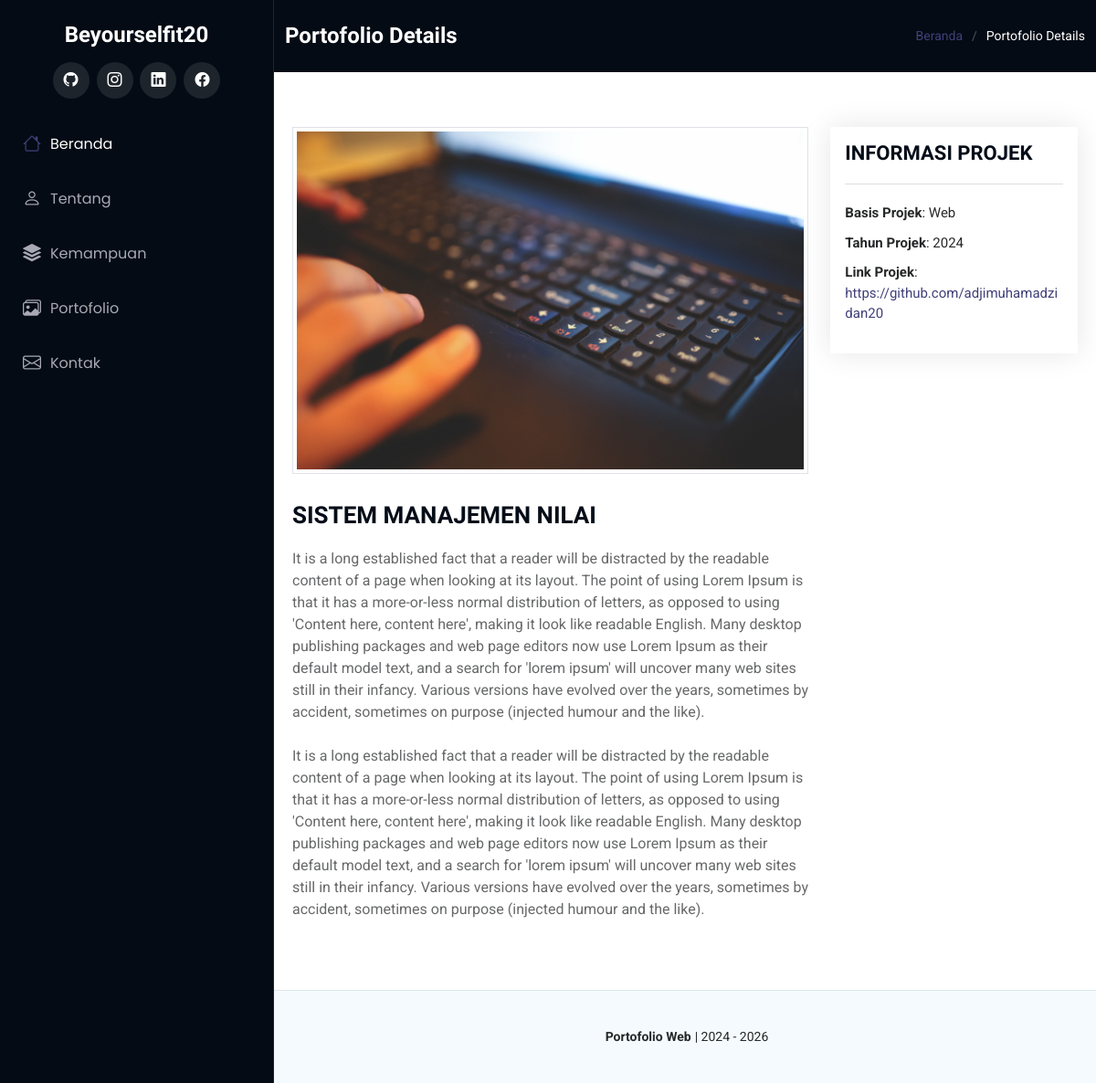
/details.php?id_porto=11, run on the app's committed database.
### tables this page shows
CREATE TABLE `dt_profil` (
  `id` int(11) NOT NULL,
  `nama_lengkap` varchar(100) NOT NULL,
  `no_telp` varchar(18) NOT NULL,
  `email` varchar(30) NOT NULL,
  `alamat` varchar(100) NOT NULL,
  `foto` varchar(255) NOT NULL,
  `id_admin` int(11) NOT NULL,
  `created_at` timestamp NOT NULL DEFAULT current_timestamp() ON UPDATE current_timestamp()
);

CREATE TABLE `dt_sosialmedia` (
  `id` int(11) NOT NULL,
  `sosial_media` varchar(100) NOT NULL,
  `link` varchar(100) NOT NULL,
  `id_admin` int(11) NOT NULL,
  `created_at` timestamp NOT NULL DEFAULT current_timestamp() ON UPDATE current_timestamp()
);

CREATE TABLE `dt_portofolio` (
  `id` int(11) NOT NULL,
  `judul_portofolio` varchar(100) NOT NULL,
  `thumbnail` varchar(255) NOT NULL,
  `id_basis` int(11) NOT NULL,
  `tahun_pembuatan` year(4) NOT NULL,
  `deskripsi` longtext NOT NULL,
  `link_porto` varchar(80) NOT NULL,
  `id_admin` int(11) NOT NULL,
  `created_at` timestamp NOT NULL DEFAULT current_timestamp() ON UPDATE current_timestamp()
);

CREATE TABLE `dt_basisprojek` (
  `id` int(11) NOT NULL,
  `nama_basis` varchar(30) NOT NULL,
  `id_admin` int(11) NOT NULL,
  `created_at` timestamp NOT NULL DEFAULT current_timestamp() ON UPDATE current_timestamp()
);

### details.php (the view, shortened to what this page needs)
<?php
  require 'dashboard/config/koneksi_db.php';
  if (isset($_GET['id_porto'])) {
    $idPorto = $_GET['id_porto'];
    $sqlPorto = "SELECT dt_portofolio.id, dt_portofolio.judul_portofolio, dt_portofolio.thumbnail,
    dt_portofolio.id_basis, dt_basisprojek.nama_basis, dt_portofolio.tahun_pembuatan,
    dt_portofolio.deskripsi, dt_portofolio.link_porto, dt_portofolio.id_admin, dt_portofolio.created_at
    FROM dt_portofolio INNER JOIN dt_basisprojek ON dt_portofolio.id_basis = dt_basisprojek.id
    WHERE dt_portofolio.id = '$idPorto'";
    $queryPorto = mysqli_query($koneksi, $sqlPorto);
    $dataPorto = mysqli_num_rows($queryPorto);
  }
?>
<!DOCTYPE html>
<html lang="en">
<head>
  <link href="landing_page/assets/vendor/bootstrap/css/bootstrap.min.css" rel="stylesheet">
  <link href="landing_page/assets/vendor/bootstrap-icons/bootstrap-icons.css" rel="stylesheet">
  <link href="landing_page/assets/vendor/aos/aos.css" rel="stylesheet">
  <link href="landing_page/assets/vendor/glightbox/css/glightbox.min.css" rel="stylesheet">
  <link href="landing_page/assets/vendor/swiper/swiper-bundle.min.css" rel="stylesheet">
  <link href="landing_page/assets/css/main.css" rel="stylesheet">
</head>
<body class="portfolio-details-page">
  <header id="header" class="header dark-background d-flex flex-column">
    <a href="index.php" class="logo d-flex align-items-center justify-content-center mt-4">
      <?php
        $sqlProfil = "SELECT nama_lengkap FROM dt_profil";
        $queryProfil = mysqli_query($koneksi, $sqlProfil);
        $profilName = mysqli_num_rows($queryProfil);
        if ($profilName == 0) {
      ?>
        <h1 class="sitename">Anonymus</h1>
      <?php
        } else {
          while ($dtProfil = mysqli_fetch_assoc($queryProfil)) :
      ?>
        <h1 class="sitename"><?= $dtProfil['nama_lengkap']; ?></h1>
      <?php
          endwhile;
        }
      ?>
    </a>
    <div class="social-links text-center">
      <?php
        $sqlsosmed = "SELECT * FROM dt_sosialmedia";
        $sosmed = mysqli_query($koneksi, $sqlsosmed);
        $datasosmed = mysqli_num_rows($sosmed);
        if ($datasosmed == 0) {
      ?>
        <span>Sosial media belum tersedia..</span>
      <?php
        } else {
          while ($data = mysqli_fetch_assoc($sosmed)) :
      ?>
        <a href="<?= $data['link']; ?>" class="<?= $data['sosial_media']; ?>" target="_blank">
          <i class="bi bi-<?= $data['sosial_media']; ?>"></i>
        </a>
      <?php
          endwhile;
        }
      ?>
    </div>
    <nav id="navmenu" class="navmenu">
      <ul>
        <li><a href="index.php?#hero" class="active"><i class="bi bi-house navicon"></i>Beranda</a></li>
        <li><a href="index.php?#about"><i class="bi bi-person navicon"></i> Tentang</a></li>
        <li><a href="index.php?#skills"><i class="bi bi-stack navicon"></i> Kemampuan</a></li>
        <li><a href="index.php?#portfolio"><i class="bi bi-images navicon"></i> Portofolio</a></li>
        <li><a href="index.php?#contact"><i class="bi bi-envelope navicon"></i> Kontak</a></li>
      </ul>
    </nav>
  </header>
  <main class="main">
    <div class="page-title dark-background">
      <div class="container d-lg-flex justify-content-between align-items-center">
        <h1 class="mb-2 mb-lg-0">Portofolio Details</h1>
        <nav class="breadcrumbs">
          <ol>
            <li><a href="index.php">Beranda</a></li>
            <li class="current">Portofolio Details</li>
          </ol>
        </nav>
      </div>
    </div>
    <section id="portfolio-details" class="portfolio-details section px-lg-2">
      <?php
        if (isset($dataPorto) == 0) {
      ?>
        <div class="container" data-aos="fade-up" data-aos-delay="100">
          <div class="row gy-4">
            <div class="col-lg-8">
              <div class="portfolio-details-slider swiper init-swiper">
                <script type="application/json" class="swiper-config">
                  {
                    "loop": true,
                    "speed": 600,
                    "autoplay": {
                      "delay": 5000
                    },
                    "slidesPerView": "auto",
                    "pagination": {
                      "el": ".swiper-pagination",
                      "type": "bullets",
                      "clickable": true
                    }
                  }
                </script>
                <div class="swiper-wrapper align-items-center">
                  <div class="swiper-slide">
                    <img src="dashboard/thumb_pict/thumb_porto.png" alt="thumbnail-porto" class="img-thumbnail rounded-0">
                  </div>
                </div>
              </div>
            </div>
            <div class="col-lg-4">
              <div class="portfolio-info p-3" data-aos="fade-up" data-aos-delay="200">
                <h3 class="text-uppercase">Informasi Projek</h3>
                <ul>
                  <li><strong>Basis Projek</strong>: Belum tersedia</li>
                  <li><strong>Tahun Projek</strong>: Belum tersedia</li>
                  <li><strong>Link Projek</strong>: Belum tersedia</li>
                </ul>
              </div>
            </div>
          </div>
          <div class="row">
            <div class="col-lg-8">
              <div class="portfolio-description" data-aos="fade-up" data-aos-delay="300">
                <h2>Judul Portofolio</h2>
                <p>
                  It is a long established fact that a reader will be distracted by the readable content of a page when looking at its layout. The point of using Lorem Ipsum is that it has a more-or-less normal distribution of letters, as opposed to using 'Content here, content here', making it look like readable English. Many desktop publishing packages and web page editors now use Lorem Ipsum as their default model text, and a search for 'lorem ipsum' will uncover many web sites still in their infancy. Various versions have evolved over the years, sometimes by accident, sometimes on purpose (injected humour and the like).
                </p>
              </div>
            </div>
          </div>
        </div>
      <?php
        } else {
          if (isset($queryPorto)) :
            while ($dtPorto = mysqli_fetch_assoc($queryPorto)) :
      ?>
        <div class="container" data-aos="fade-up" data-aos-delay="100">
          <div class="row gy-4">
            <div class="col-lg-8">
              <div class="portfolio-details-slider swiper init-swiper">
                <div class="swiper-wrapper align-items-center">
                  <div class="swiper-slide">
                    <img src="dashboard/file_thumbnail/<?= $dtPorto['thumbnail']; ?>" alt="thumbnail-porto" class="img-thumbnail rounded-0">
                  </div>
                </div>
              </div>
            </div>
            <div class="col-lg-4">
              <div class="portfolio-info p-3" data-aos="fade-up" data-aos-delay="200">
                <h3 class="text-uppercase">Informasi Projek</h3>
                <ul>
                  <li><strong>Basis Projek</strong>: <?= $dtPorto['nama_basis']; ?></li>
                  <li><strong>Tahun Projek</strong>: <?= $dtPorto['tahun_pembuatan']; ?></li>
                  <li><strong>Link Projek</strong>:
                    <a href="<?= $dtPorto['link_porto']; ?>" class="link-porto"><?= $dtPorto['link_porto']; ?></a>
                  </li>
                </ul>
              </div>
            </div>
          </div>
          <div class="row">
            <div class="col-lg-8">
              <div class="portfolio-description" data-aos="fade-up" data-aos-delay="300">
                <h2 class="text-uppercase"><?= $dtPorto['judul_portofolio']; ?></h2>
                <?= $dtPorto['deskripsi']; ?>
              </div>
            </div>
          </div>
        </div>
      <?php
            endwhile;
          endif;
        }
      ?>
    </section>
  </main>
  <footer id="footer" class="footer position-relative light-background">
    <div class="container">
      <div class="copyright text-center">
        <strong class="px-1 sitename">Portofolio Web</strong>| 2024 - <?= date('Y'); ?>
      </div>
    </div>
  </footer>
</body>
</html>

### landing_page/assets/css/main.css (style rules this page uses)
:root { --default-font: "Roboto", system-ui, -apple-system, "Segoe UI", Roboto, "Helvetica Neue", Arial, "Noto Sans", "Liberation Sans", sans-serif, "Apple Color Emoji", "Segoe UI Emoji", "Segoe UI Symbol", "Noto Color Emoji"; --heading-font: "Raleway", sans-serif; --nav-font: "Poppins", sans-serif; }
:root { --background-color: #ffffff; --default-color: #272829; --heading-color: #050d18; --accent-color: #40407a; --surface-color: #ffffff; --contrast-color: #ffffff; }
:root { --nav-color: #a8a9b4; --nav-hover-color: #ffffff; --nav-mobile-background-color: #040b14; --nav-dropdown-background-color: #040b14; --nav-dropdown-color: #a8a9b4; --nav-dropdown-hover-color: #ffffff; }
.light-background { --background-color: #f4fafd; --surface-color: #ffffff; }
.dark-background { --background-color: #040b14; --default-color: #ffffff; --heading-color: #ffffff; --surface-color: #151f2b; --contrast-color: #ffffff; }
:root { scroll-behavior: smooth; }
body { color: var(--default-color); background-color: var(--background-color); font-family: var(--default-font); }
a { color: var(--accent-color); text-decoration: none; transition: 0.3s; }
h1, h2, h3, h4, h5, h6 { color: var(--heading-color); font-family: var(--heading-font); }
.header { color: var(--default-color); background-color: var(--background-color); position: fixed; top: 0; left: 0; bottom: 0; padding: 0 15px; width: 300px; transition: all ease-in-out 0.3s; overflow-y: auto; z-index: 997; border-right: 1px solid color-mix(in srgb, var(--default-color), transparent 90%); }
.header .logo { line-height: 1; margin-bottom: 15px; }
.header .logo h1 { font-size: 24px; margin: 0; font-weight: 700; color: var(--heading-color); }
.header .social-links { margin: 0 0 20px 0; }
.header .social-links a { font-size: 16px; display: inline-flex; align-items: center; justify-content: center; background: color-mix(in srgb, var(--default-color), transparent 90%); color: var(--default-color); margin: 0 2px; border-radius: 50%; text-align: center; width: 40px; height: 40px; transition: 0.3s; }
@media (min-width: 1200px) { .header~main, .header~#footer { margin-left: 300px; } }
.navmenu { padding: 0; z-index: 9997; }
.navmenu ul { list-style: none; padding: 0 0 20px 0; margin: 0; }
.navmenu a, .navmenu a:focus { color: var(--nav-color); padding: 15px 10px; font-family: var(--nav-font); font-size: 16px; font-weight: 400; display: flex; align-items: center; white-space: nowrap; transition: 0.3s; width: 100%; }
.navmenu a .navicon, .navmenu a:focus .navicon { font-size: 20px; margin-right: 10px; }
.navmenu a:hover, .navmenu .active, .navmenu .active:focus { color: var(--nav-hover-color); }
.navmenu a:hover .navicon, .navmenu .active .navicon, .navmenu .active:focus .navicon { color: var(--accent-color); }
.footer { color: var(--default-color); background-color: var(--background-color); font-size: 14px; padding: 40px 0; position: relative; border-top: 1px solid color-mix(in srgb, var(--default-color), transparent 90%); }
.page-title { color: var(--default-color); background-color: var(--background-color); padding: 25px 0; position: relative; }
.page-title h1 { font-size: 24px; font-weight: 700; }
.page-title .breadcrumbs ol { display: flex; flex-wrap: wrap; list-style: none; padding: 0; margin: 0; font-size: 14px; font-weight: 400; }
.page-title .breadcrumbs ol li+li { padding-left: 10px; }
.page-title .breadcrumbs ol li+li::before { content: "/"; display: inline-block; padding-right: 10px; color: color-mix(in srgb, var(--default-color), transparent 70%); }
section, .section { color: var(--default-color); background-color: var(--background-color); padding: 60px 0; overflow: clip; }
.portfolio-details .portfolio-details-slider img { width: 100%; }
.portfolio-details .portfolio-info { padding: 30px; box-shadow: 0px 0 30px rgba(0, 0, 0, 0.1); }
.portfolio-details .portfolio-info h3 { font-size: 22px; font-weight: 700; margin-bottom: 20px; padding-bottom: 20px; border-bottom: 1px solid color-mix(in srgb, var(--default-color), transparent 85%); }
.portfolio-details .portfolio-info ul { list-style: none; padding: 0; font-size: 15px; }
.portfolio-details .portfolio-info ul li+li { margin-top: 10px; }
.portfolio-details .portfolio-description { padding-top: 30px; }
.portfolio-details .portfolio-description h2 { font-size: 26px; font-weight: 700; margin-bottom: 20px; }
.portfolio-details .portfolio-description p { padding: 0; color: color-mix(in srgb, var(--default-color), transparent 30%); }

### data on the page
dt_profil: nama_lengkap "Beyourselfit20"
dt_portofolio: thumbnail (picture), id_basis.nama_basis "Web", tahun_pembuatan "2024", link_porto "https://github.com/adjimuhamadzidan20", judul_portofolio "SISTEM MANAJEMEN NILAI", deskripsi "It is a long established fact that a reader will be distracted by the readable content of a page when looking at its layout. The point of using Lorem Ipsum is that it has a more-or-less normal distribution of letters, as opposed to using 'Content here, content here', making it look like readable English. Many desktop publishing packages and web page editors now use Lorem Ipsum as their default model text, and a search for 'lorem ipsum' will uncover many web sites still in their infancy. Various versions have evolved over the years, sometimes by accident, sometimes on purpose (injected humour and the like). It is a long established fact that a reader will be distracted by the readable…"
